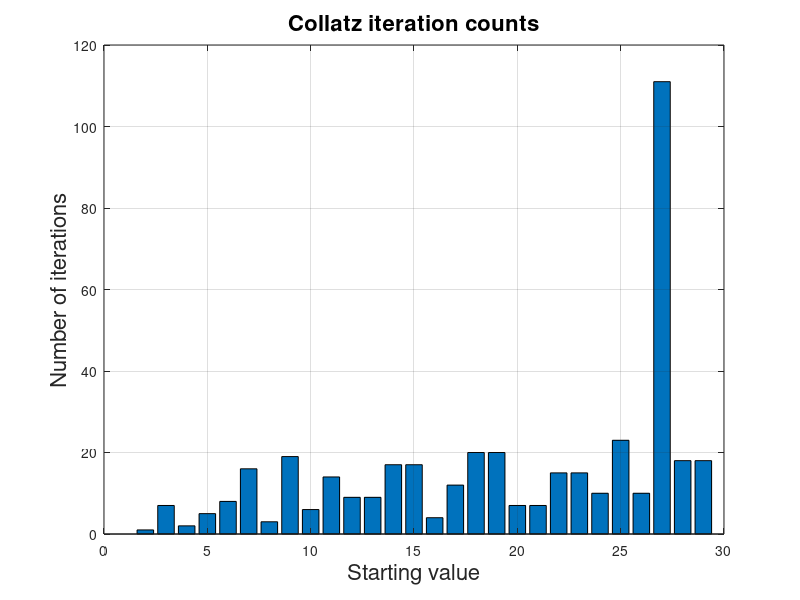

The MATLAB source for this figure:
%COLLBAR             Collatz iteration bar graph.

N = 29;              % Use starting values 1,2,...,N.
niter = zeros(N,1);  % Preallocate array.
for i = 1:N
    count = 0;
    n = i;
    while n ~= 1
        if rem(n,2) == 1
           n = 3*n+1;
        else
           n = n/2;
        end
        count = count + 1;
    end
    niter(i) = count;
end
bar(niter)   % Bar graph.
grid         % Add horizontal and vertical grid lines.
title('Collatz iteration counts','FontSize',16)
xlabel('Starting value','FontSize',16)        % Label x-axis.
ylabel('Number of iterations','FontSize',16)  % Label y-axis.
